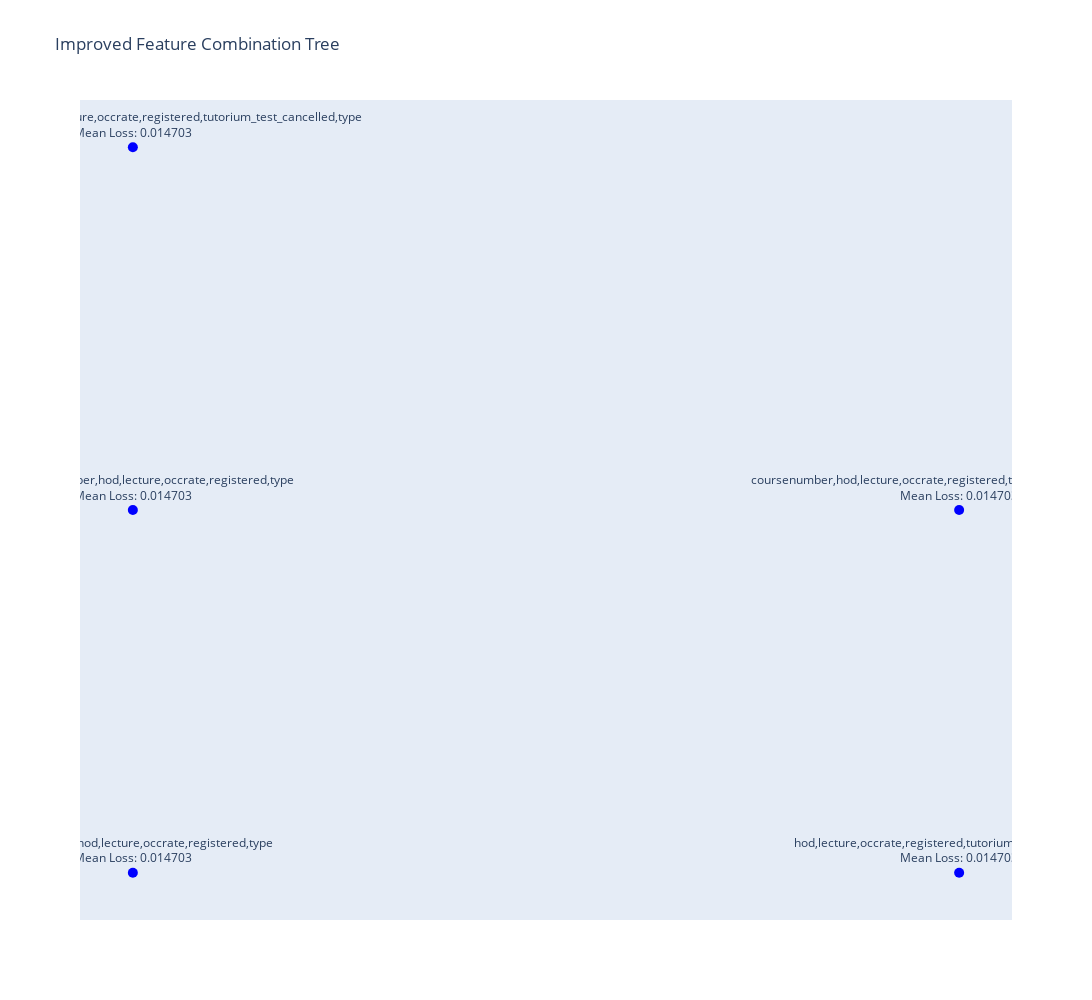

The cell this chart's notebook holds for it:
### Markdown cell above
### Component Features with Tree

### Code cell
import pandas as pd
import plotly.graph_objects as go

def create_tree_visualization_fixed(df, title="Feature Combination Tree", filename_png="feature_combination_tree_fixed.png"):
    """
    Improved tree visualization with better node positioning, spacing, and edge connections.
    """
    df = df.sort_values(by=["len_features", "features"]).reset_index(drop=True)
    df["features_list"] = df["features"].apply(lambda x: x.split(","))

    nodes = []
    edges = []
    node_labels = []
    node_positions = {}
    x_pos_per_level = {}

    for idx, row in df.iterrows():
        features = row["features_list"]
        len_features = row["len_features"]
        mean_loss = row["mean_loss"]

        node_id = ",".join(features)
        nodes.append(node_id)
        node_labels.append(f"{node_id}<br>Mean Loss: {mean_loss:.6f}")

        if len_features not in x_pos_per_level:
            x_pos_per_level[len_features] = 0
        node_positions[node_id] = (x_pos_per_level[len_features], -len_features)
        x_pos_per_level[len_features] += 2  # Spacing between nodes in the same level

        if len(features) > 1:
            parent_features = features[:-1]
            parent_id = ",".join(parent_features)
            if parent_id in node_positions:
                edges.append((parent_id, node_id))

    fig = go.Figure()

    for edge in edges:
        parent, child = edge
        x_start, y_start = node_positions[parent]
        x_end, y_end = node_positions[child]
        fig.add_trace(
            go.Scatter(
                x=[x_start, x_end],
                y=[y_start, y_end],
                mode="lines",
                line=dict(color="black", width=1),
                hoverinfo="none"
            )
        )

    for node_id, (x, y) in node_positions.items():
        idx = nodes.index(node_id)
        fig.add_trace(
            go.Scatter(
                x=[x],
                y=[y],
                mode="markers+text",
                marker=dict(size=10, color="blue"),
                text=node_labels[idx],
                textposition="top center" if y < -2 else "bottom center",
                hoverinfo="text"
            )
        )

    fig.update_layout(
        title=title,
        xaxis=dict(showgrid=False, zeroline=False, showticklabels=False),
        yaxis=dict(showgrid=False, zeroline=False, showticklabels=False, autorange="reversed"),
        showlegend=False,
        width=1400,
        height=1000
    )

    fig.show()
# Example usage with the provided data snippet
data = {
    "features": [
        "coursenumber,hod,lecture,occrate,registered,type",
        "coursenumber,hod,lecture,occrate,registered,tutorium_test_cancelled,type",
        "avgocc,coursenumber,hod,lecture,occrate,registered,tutorium_test_cancelled,type",
        "avgocc,coursenumber,hod,lecture,occrate,registered,type",
        "hod,lecture,occrate,registered,tutorium_test_cancelled,type",
    ],
    "mean_loss": [0.014703, 0.014703, 0.014703, 0.014703, 0.014703],
    "std_loss": [None, None, None, None, None],
    "count": [1, 1, 1, 1, 1],
    "len_features": [6, 7, 8, 7, 6],
}
df_sample = pd.DataFrame(data)

# Example usage
create_tree_visualization_fixed(df_sample, title="Improved Feature Combination Tree", filename_png="improved_tree.png")

### Figure 1 — Plotly figure (JSON) as saved in the notebook; plotly's stock layout.template omitted (floating-point values rounded to 4 significant figures)
{"data": [{"hoverinfo": "text", "marker": {"color": "blue", "size": 10}, "mode": "markers+text", "text": "coursenumber,hod,lecture,occrate,registered,type<br>Mean Loss: 0.014703", "textposition": "top center", "type": "scatter", "x": [0], "y": [-6]}, {"hoverinfo": "text", "marker": {"color": "blue", "size": 10}, "mode": "markers+text", "text": "hod,lecture,occrate,registered,tutorium_test_cancelled,type<br>Mean Loss: 0.014703", "textposition": "top center", "type": "scatter", "x": [2], "y": [-6]}, {"hoverinfo": "text", "marker": {"color": "blue", "size": 10}, "mode": "markers+text", "text": "avgocc,coursenumber,hod,lecture,occrate,registered,type<br>Mean Loss: 0.014703", "textposition": "top center", "type": "scatter", "x": [0], "y": [-7]}, {"hoverinfo": "text", "marker": {"color": "blue", "size": 10}, "mode": "markers+text", "text": "coursenumber,hod,lecture,occrate,registered,tutorium_test_cancelled,type<br>Mean Loss: 0.014703", "textposition": "top center", "type": "scatter", "x": [2], "y": [-7]}, {"hoverinfo": "text", "marker": {"color": "blue", "size": 10}, "mode": "markers+text", "text": "avgocc,coursenumber,hod,lecture,occrate,registered,tutorium_test_cancelled,type<br>Mean Loss: 0.014703", "textposition": "top center", "type": "scatter", "x": [0], "y": [-8]}], "layout": {"height": 1000, "showlegend": false, "title": {"text": "Improved Feature Combination Tree"}, "width": 1400, "xaxis": {"showgrid": false, "showticklabels": false, "zeroline": false}, "yaxis": {"autorange": "reversed", "showgrid": false, "showticklabels": false, "zeroline": false}}}
